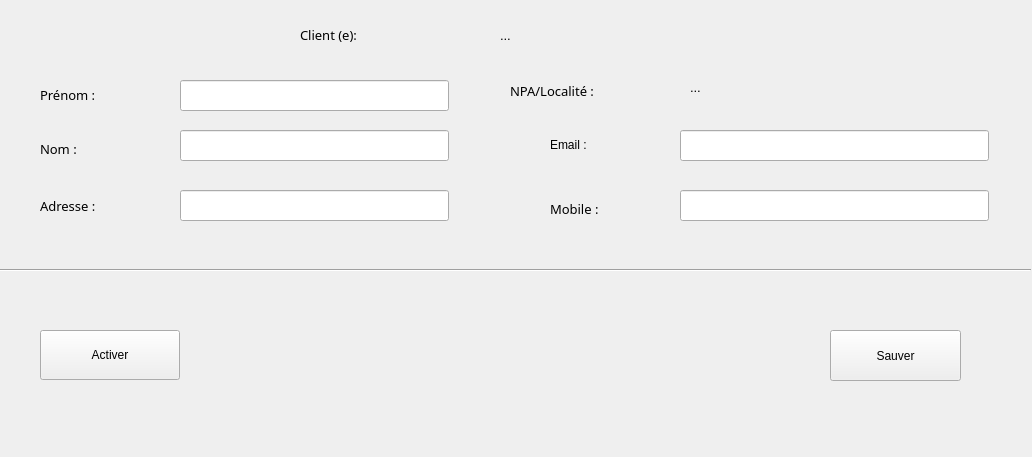
<?xml version="1.0" encoding="UTF-8"?>
<ui version="4.0">
 <class>Detail</class>
 <widget class="QMainWindow" name="Detail">
  <property name="geometry">
   <rect>
    <x>0</x>
    <y>0</y>
    <width>1032</width>
    <height>457</height>
   </rect>
  </property>
  <property name="windowTitle">
   <string>Detail Customer</string>
  </property>
  <widget class="QWidget" name="centralwidget">
   <widget class="QPushButton" name="btnActivation">
    <property name="geometry">
     <rect>
      <x>40</x>
      <y>330</y>
      <width>140</width>
      <height>50</height>
     </rect>
    </property>
    <property name="toolTip">
     <string>&lt;html&gt;&lt;head/&gt;&lt;body&gt;&lt;p&gt;&lt;span style=&quot; font-size:14pt; font-weight:600;&quot;&gt;Activer&lt;/span&gt;&lt;/p&gt;&lt;/body&gt;&lt;/html&gt;</string>
    </property>
    <property name="text">
     <string>Activer</string>
    </property>
    <property name="checkable">
     <bool>false</bool>
    </property>
   </widget>
   <widget class="Line" name="line">
    <property name="geometry">
     <rect>
      <x>0</x>
      <y>260</y>
      <width>1031</width>
      <height>20</height>
     </rect>
    </property>
    <property name="orientation">
     <enum>Qt::Horizontal</enum>
    </property>
   </widget>
   <widget class="QLabel" name="lblTitel">
    <property name="geometry">
     <rect>
      <x>300</x>
      <y>10</y>
      <width>111</width>
      <height>50</height>
     </rect>
    </property>
    <property name="font">
     <font>
      <family>Arial Black</family>
      <pointsize>10</pointsize>
      <weight>10</weight>
      <italic>false</italic>
      <bold>false</bold>
     </font>
    </property>
    <property name="styleSheet">
     <string notr="true">font: 87 10pt &quot;Arial Black&quot;;</string>
    </property>
    <property name="text">
     <string>Client (e):</string>
    </property>
   </widget>
   <widget class="QLabel" name="lblClient_2">
    <property name="geometry">
     <rect>
      <x>470</x>
      <y>10</y>
      <width>71</width>
      <height>50</height>
     </rect>
    </property>
    <property name="font">
     <font>
      <family>Arial Black</family>
      <pointsize>10</pointsize>
      <weight>10</weight>
      <italic>false</italic>
      <bold>false</bold>
     </font>
    </property>
    <property name="styleSheet">
     <string notr="true">font: 87 10pt &quot;Arial Black&quot;;</string>
    </property>
    <property name="text">
     <string/>
    </property>
   </widget>
   <widget class="QLabel" name="lblTitel_2">
    <property name="geometry">
     <rect>
      <x>470</x>
      <y>10</y>
      <width>71</width>
      <height>50</height>
     </rect>
    </property>
    <property name="font">
     <font>
      <family>Arial Black</family>
      <pointsize>10</pointsize>
      <weight>10</weight>
      <italic>false</italic>
      <bold>false</bold>
     </font>
    </property>
    <property name="styleSheet">
     <string notr="true">font: 87 10pt &quot;Arial Black&quot;;</string>
    </property>
    <property name="text">
     <string/>
    </property>
   </widget>
   <widget class="QLabel" name="lblTitleClient">
    <property name="geometry">
     <rect>
      <x>500</x>
      <y>10</y>
      <width>269</width>
      <height>50</height>
     </rect>
    </property>
    <property name="font">
     <font>
      <pointsize>10</pointsize>
     </font>
    </property>
    <property name="text">
     <string>...</string>
    </property>
   </widget>
   <widget class="QLineEdit" name="inputFirstName">
    <property name="geometry">
     <rect>
      <x>180</x>
      <y>80</y>
      <width>269</width>
      <height>31</height>
     </rect>
    </property>
   </widget>
   <widget class="QLineEdit" name="inputLastName">
    <property name="geometry">
     <rect>
      <x>180</x>
      <y>130</y>
      <width>269</width>
      <height>31</height>
     </rect>
    </property>
   </widget>
   <widget class="QLineEdit" name="inputaddress">
    <property name="geometry">
     <rect>
      <x>180</x>
      <y>190</y>
      <width>269</width>
      <height>31</height>
     </rect>
    </property>
   </widget>
   <widget class="QLabel" name="lblNPA">
    <property name="geometry">
     <rect>
      <x>690</x>
      <y>70</y>
      <width>309</width>
      <height>35</height>
     </rect>
    </property>
    <property name="font">
     <font>
      <pointsize>10</pointsize>
     </font>
    </property>
    <property name="text">
     <string>...</string>
    </property>
   </widget>
   <widget class="QLineEdit" name="inputMobile">
    <property name="geometry">
     <rect>
      <x>680</x>
      <y>190</y>
      <width>309</width>
      <height>31</height>
     </rect>
    </property>
   </widget>
   <widget class="QLineEdit" name="inputMail">
    <property name="geometry">
     <rect>
      <x>680</x>
      <y>130</y>
      <width>309</width>
      <height>31</height>
     </rect>
    </property>
   </widget>
   <widget class="QPushButton" name="btnSave">
    <property name="geometry">
     <rect>
      <x>830</x>
      <y>330</y>
      <width>131</width>
      <height>51</height>
     </rect>
    </property>
    <property name="text">
     <string>Sauver</string>
    </property>
   </widget>
   <widget class="QLabel" name="label_2">
    <property name="geometry">
     <rect>
      <x>40</x>
      <y>70</y>
      <width>81</width>
      <height>50</height>
     </rect>
    </property>
    <property name="font">
     <font>
      <family>Arial Black</family>
      <pointsize>10</pointsize>
      <weight>10</weight>
      <italic>false</italic>
      <bold>false</bold>
     </font>
    </property>
    <property name="styleSheet">
     <string notr="true">font: 87 10pt &quot;Arial Black&quot;;</string>
    </property>
    <property name="text">
     <string>Prénom :</string>
    </property>
   </widget>
   <widget class="QLabel" name="label_3">
    <property name="geometry">
     <rect>
      <x>40</x>
      <y>110</y>
      <width>91</width>
      <height>78</height>
     </rect>
    </property>
    <property name="font">
     <font>
      <family>Arial Black</family>
      <pointsize>10</pointsize>
      <weight>10</weight>
      <italic>false</italic>
      <bold>false</bold>
     </font>
    </property>
    <property name="styleSheet">
     <string notr="true">font: 87 10pt &quot;Arial Black&quot;;</string>
    </property>
    <property name="text">
     <string>Nom :</string>
    </property>
   </widget>
   <widget class="QLabel" name="label_4">
    <property name="geometry">
     <rect>
      <x>40</x>
      <y>170</y>
      <width>91</width>
      <height>71</height>
     </rect>
    </property>
    <property name="font">
     <font>
      <family>Arial Black</family>
      <pointsize>10</pointsize>
      <weight>10</weight>
      <italic>false</italic>
      <bold>false</bold>
     </font>
    </property>
    <property name="styleSheet">
     <string notr="true">font: 87 10pt &quot;Arial Black&quot;;</string>
    </property>
    <property name="text">
     <string>Adresse :</string>
    </property>
   </widget>
   <widget class="QLabel" name="label_14">
    <property name="geometry">
     <rect>
      <x>550</x>
      <y>120</y>
      <width>81</width>
      <height>50</height>
     </rect>
    </property>
    <property name="styleSheet">
     <string notr="true">font: 87 10pt &quot;Arial Black&quot;;</string>
    </property>
    <property name="text">
     <string>Email :</string>
    </property>
   </widget>
   <widget class="QLabel" name="label_9">
    <property name="geometry">
     <rect>
      <x>550</x>
      <y>170</y>
      <width>91</width>
      <height>77</height>
     </rect>
    </property>
    <property name="font">
     <font>
      <family>Arial Black</family>
      <pointsize>10</pointsize>
      <weight>10</weight>
      <italic>false</italic>
      <bold>false</bold>
     </font>
    </property>
    <property name="styleSheet">
     <string notr="true">font: 87 10pt &quot;Arial Black&quot;;</string>
    </property>
    <property name="text">
     <string>Mobile :</string>
    </property>
   </widget>
   <widget class="QLabel" name="label_8">
    <property name="geometry">
     <rect>
      <x>510</x>
      <y>60</y>
      <width>141</width>
      <height>61</height>
     </rect>
    </property>
    <property name="font">
     <font>
      <family>Arial Black</family>
      <pointsize>10</pointsize>
      <weight>10</weight>
      <italic>false</italic>
      <bold>false</bold>
     </font>
    </property>
    <property name="styleSheet">
     <string notr="true">font: 87 10pt &quot;Arial Black&quot;;</string>
    </property>
    <property name="text">
     <string>NPA/Localité :</string>
    </property>
   </widget>
  </widget>
 </widget>
 <resources/>
 <connections/>
</ui>
